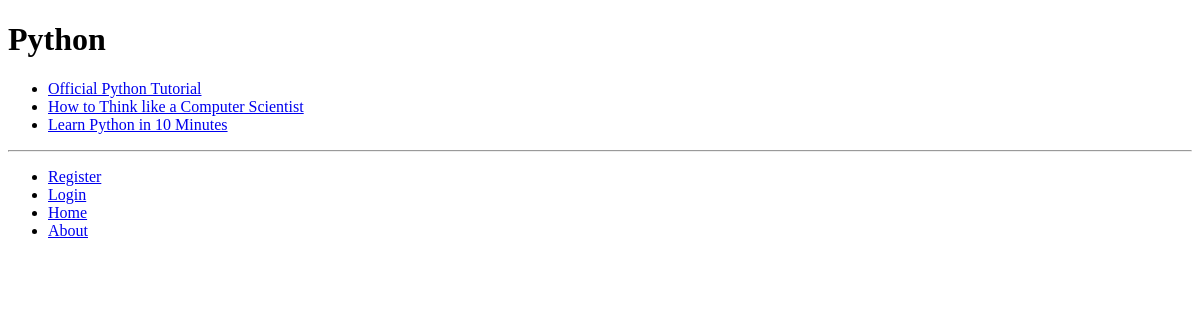
The app's page /rango/category/python/, older data.
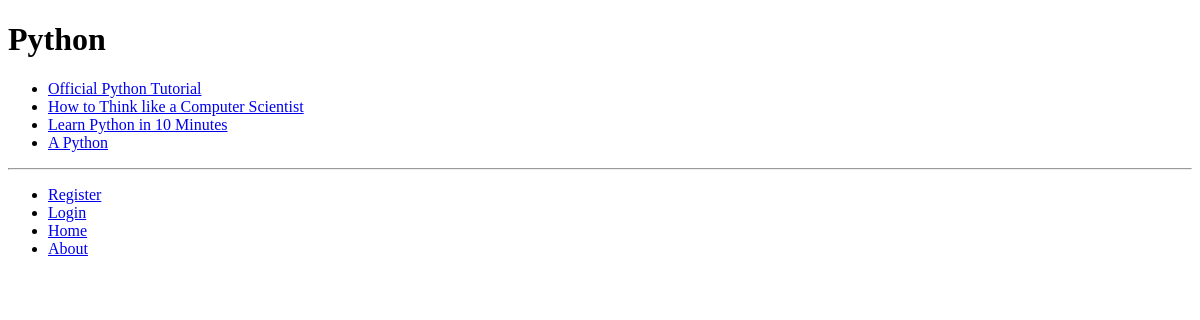
The same page, newer data.
### rango/models.py (models this page shows, shortened)
class Page(models.Model):
    category = models.ForeignKey(Category)
    title = models.CharField(max_length=128)
    url = models.URLField()
    views = models.IntegerField(default=0)

### rango/views.py (the view)
# urls.py: url(r'^category/(?P<category_name_slug>[\w\-]+)/add_page/$', views.add_page, name='add_page'),
def category(request, category_name_slug):
    context_dict = {'category_name_slug': category_name_slug}
    try:
        cat = Category.objects.get(slug=category_name_slug)
        context_dict['category_name'] = cat.name
        pages = Page.objects.filter(category=cat)
        context_dict['pages'] = pages
        context_dict['category'] = cat
    except Category.DoesNotExist:
        pass
    return render(request, 'rango/category.html', context_dict)

### rango/templates/rango/category.html (shortened to what this page needs)
{% extends 'rango/base.html' %}
{% load staticfiles %}
{% block body_block %}
    <h1>{{ category_name }}</h1>
    {% if category %}
        {% if pages %}
        <ul>
            {% for page in pages %}
            <li><a href="{{ page.url }}">{{ page.title }}</a></li>
            {% endfor %}
            </ul>
        {% else %}
            <strong>No pages currently in category.</strong>
        {% endif %}
    {% else %}
        The specified category {{ category_name }} does not exist!
    {% endif %}
{% endblock %}

Row changes from the older to the newer data that the page shows:
added Page: title "A Python"
